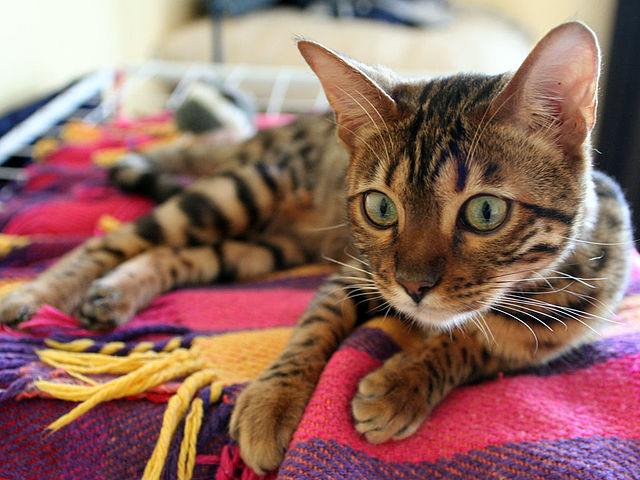
#> input picture images/filters/cat.jpg, 640 x 480 px
$ python blacklight.py
#> lines starting #> are read from the running program, lines starting #| are printed output that depends on the picture
from PIL import Image

image = Image.open("cat.jpg")
#> image is the input picture: PIL image 640x480 RGB; mean R, G, B 146.2, 107.5, 99

width = image.size[0]
#> width = 640
height = image.size[1]
#> height = 480

# weight to determine how bright to make the blacklight
# number between 1 and 7 with an optimal value of 2
fx_weight = 7

for y in range(0, height):
    for x in range(0, width):
        color = image.getpixel((x, y))
        red = color[0]
        green = color[1]
        blue = color[2]

        # compute the human-eye friendly luminance
        luminance = (222 * red + 707 * green + 71 * blue) / 1000

        # compute now color values
        red = abs(red - luminance) * fx_weight
        green = abs(green - luminance) * fx_weight
        blue = abs(blue - luminance) * fx_weight

        # make sure that new color values are integers below 256
        red = min(int(red), 255)
        green = min(int(green), 255)
        blue = min(int(blue), 255)

        image.putpixel((x, y), (red, green, blue))
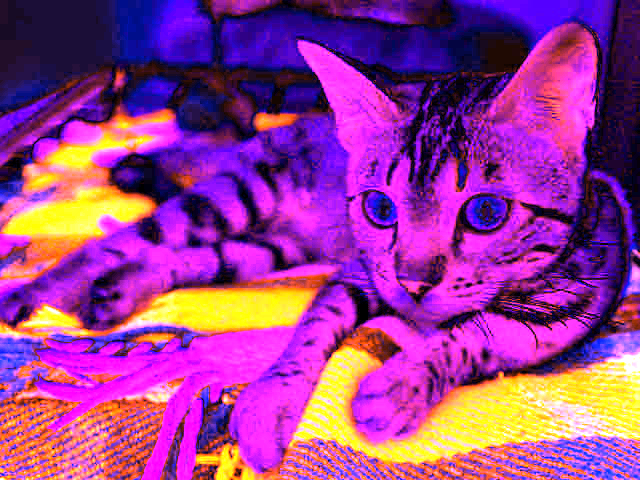
#> image: PIL image 640x480 RGB; mean R, G, B 155.5, 59.5, 147

image.show()
